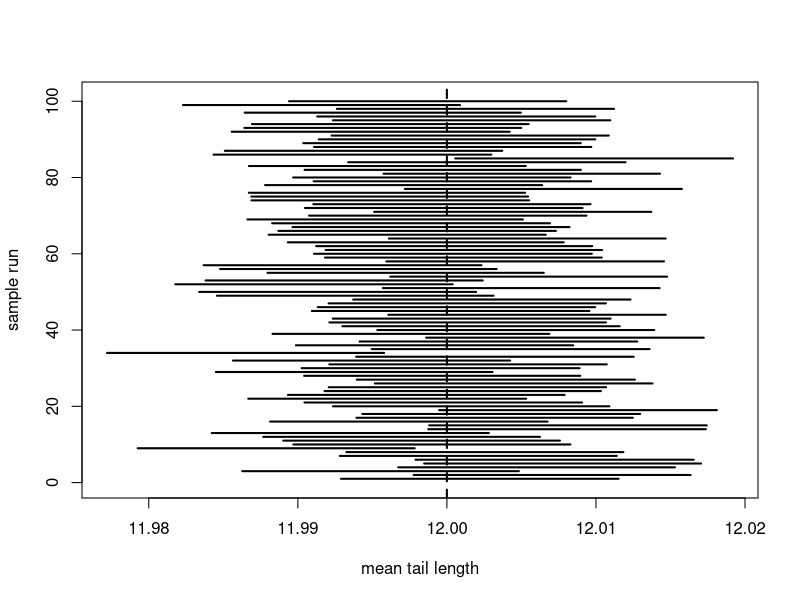

Here is the R script that generated this plot:
# visualization
# mean CI

n.draw = 100
mu = 12 # the true mean 
n = 100000
SD = 1.5 # the true standard deviation 


draws = matrix(rnorm(n.draw * n , mu, SD), n)

get.conf.int = function(x) t.test(x)$conf.int # we want to get the confidence interval for each sample
conf.int = apply(draws, 2, get.conf.int)
sum(conf.int[1, ] <= mu & conf.int[2, ] >= mu)

plot(
  
  range(conf.int),
  c(0, 1 + n.draw),
  type = "n",
  xlab = "mean tail length",
  ylab = "sample run"
)
for (i in 1:n.draw) lines(conf.int[, i], rep(i, 2), lwd = 2)
abline(v = 12, lwd = 2, lty = 2)


